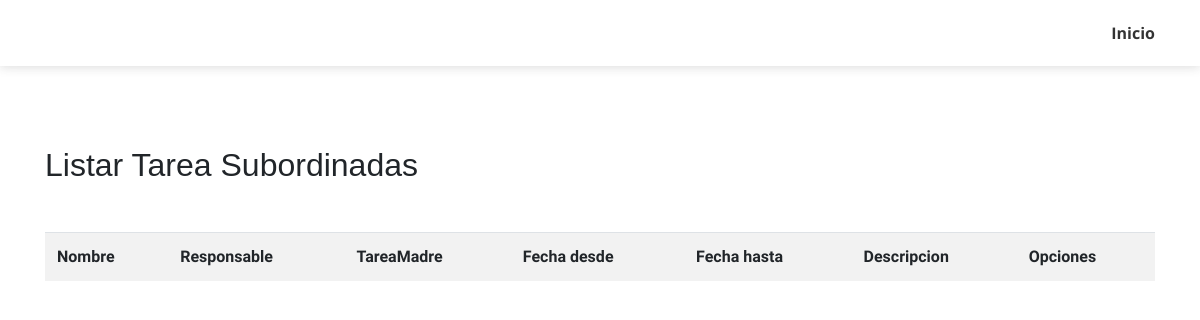
Page /ListarTareaSub/ on the earlier database version.
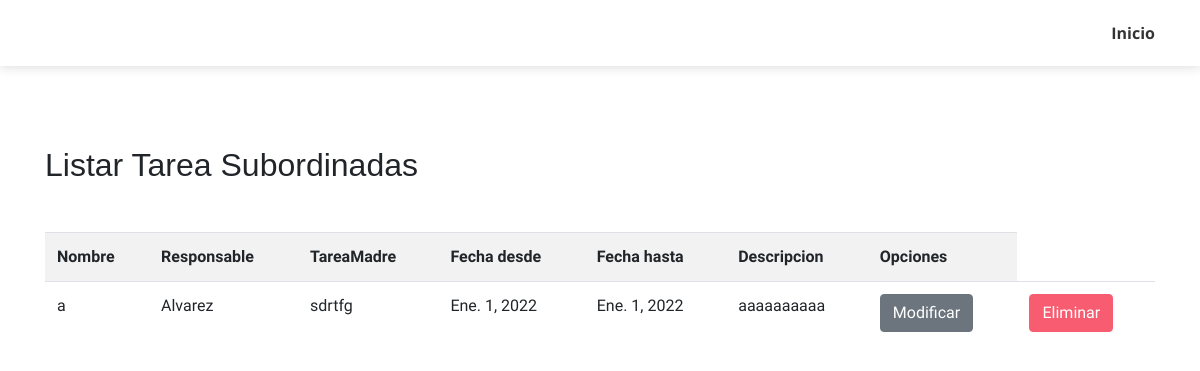
Same page on the later database version.
### account/models.py (models this page shows, shortened)
class TareaSub(models.Model):
    Nombre_TareaS = models.CharField(max_length=50)
    ResponsableS = models.ForeignKey(Usuario, on_delete=models.CASCADE)
    TareaMadreS = models.ForeignKey(Tarea, on_delete=models.CASCADE)
    Fecha_desdeS = models.DateField()
    Fecha_hastaS = models.DateField()
    DescripcionS = models.TextField()

class Usuario(models.Model):
    ADMIN = 1
    CUSTOMER = 2
    EMPLOYEE = 3
    ROLE_CHOICES = (
        (ADMIN, 'admin'),
        (CUSTOMER, 'customer'),
        (EMPLOYEE, 'employee')
    )
    Unidad_1 = 1
    Unidad_2 = 2
    Unidad_3 = 3
    ROLE_CHOICES2 = (
        (Unidad_1, 'Unidad 1'),
        (Unidad_2, 'Unidad 2'),
        (Unidad_3, 'Unidad 3')
    )
    Nombre = models.OneToOneField(User, on_delete=models.CASCADE)
    Rol = models.PositiveSmallIntegerField(choices=ROLE_CHOICES, blank=True, null=True, default=0)
    Unidad = models.PositiveSmallIntegerField(choices=ROLE_CHOICES2, blank=True, null=True, default=0)
    def __str__(self):
            return str(self.Nombre)

class User(AbstractUser):
    is_admin= models.BooleanField('Is admin', default=False)
    is_customer = models.BooleanField('Is customer', default=False)
    is_employee = models.BooleanField('Is employee', default=False)
    class Meta:
            db_table = 'auth_user'

class Tarea(models.Model):
    Nombre_Tarea = models.CharField(max_length=50)
    Responsable = models.OneToOneField(User, on_delete=models.CASCADE)
    Fecha_desde = models.DateField()
    Fecha_hasta = models.DateField()
    Descripcion = models.TextField()
    def __str__(self):
        return self.Nombre_Tarea

### account/views.py (the view)
# urls.py: path('ListarTareaSub/', views.ListarTareaSub, name='ListarTareaSub'),
def ListarTareaSub(request):
    Tareassub = TareaSub.objects.all()
    data = {
        'Tareassub': Tareassub
    }
    return render(request, 'TareasSub/listar.html', data)

### templates/TareasSub/listar.html (shortened to what this page needs)
<!DOCTYPE html>
{% load static %}
<html lang="en">
<head>
    <link rel="stylesheet" href="{% static 'css/themify-icons.css' %}">
	<link rel="stylesheet" href="{% static 'css/StyleWeb.css' %}">
    <link rel="stylesheet" href="https://cdn.jsdelivr.net/bxslider/4.2.12/jquery.bxslider.css">
</head>
<body data-spy="scroll" data-target=".navbar" data-offset="40" id="home">
    {% load crispy_forms_tags %}
    <nav class="navbar sticky-top navbar-expand-lg navbar-light bg-white" data-spy="affix" data-offset-top="510">
        <div class="container">
            <div class="collapse mt-sm-20 navbar-collapse" id="navbarSupportedContent">
                <ul class="navbar-nav ml-auto">
                    <li class="nav-item">
                        <a href="{% url 'employee' %}" class="nav-link">Inicio</a>
                    </li>
                </ul>
            </div>
        </div>
    </nav>
    <section class="section" id="resume">
        <div class="container">
            <h2 class="mb-5"> Listar Tarea Subordinadas</h2>
            <table class="table table-striped table-hover">
                <tr>
                    <th>Nombre</th>
                    <th>Responsable</th>
                    <th>TareaMadre</th>
                    <th>Fecha desde</th>
                    <th>Fecha hasta</th>
                    <th>Descripcion</th>
                    <th>Opciones</th>
                </tr>
                {% for S in Tareassub %}
                <tr>
                    <td>{{S.Nombre_TareaS}}</td>
                    <td>{{S.ResponsableS}}</td>
                    <td>{{S.TareaMadreS}}</td>
                    <td>{{S.Fecha_desdeS}}</td>
                    <td>{{S.Fecha_hastaS}}</td>
                    <td>{{S.DescripcionS}}</td>
                    <td> <a href="{% url 'ModificarTareaSub' S.id %}" class="btn btn-secondary">Modificar</a> </td>
                    <td> <a href="{% url 'EliminarTareaSub' S.id %}" class="btn btn-primary">Eliminar</a> </td>
                </tr>
                {% endfor %}
            </table>
        </div>
    </section>
</body>
</html>

Differences in the rows shown:
added TareaSub: Nombre_TareaS "a", ResponsableS "Alvarez", TareaMadreS "sdrtfg", Fecha_desdeS "Ene. 1, 2022", Fecha_hastaS "Ene. 1, 2022", DescripcionS "aaaaaaaaaa"
